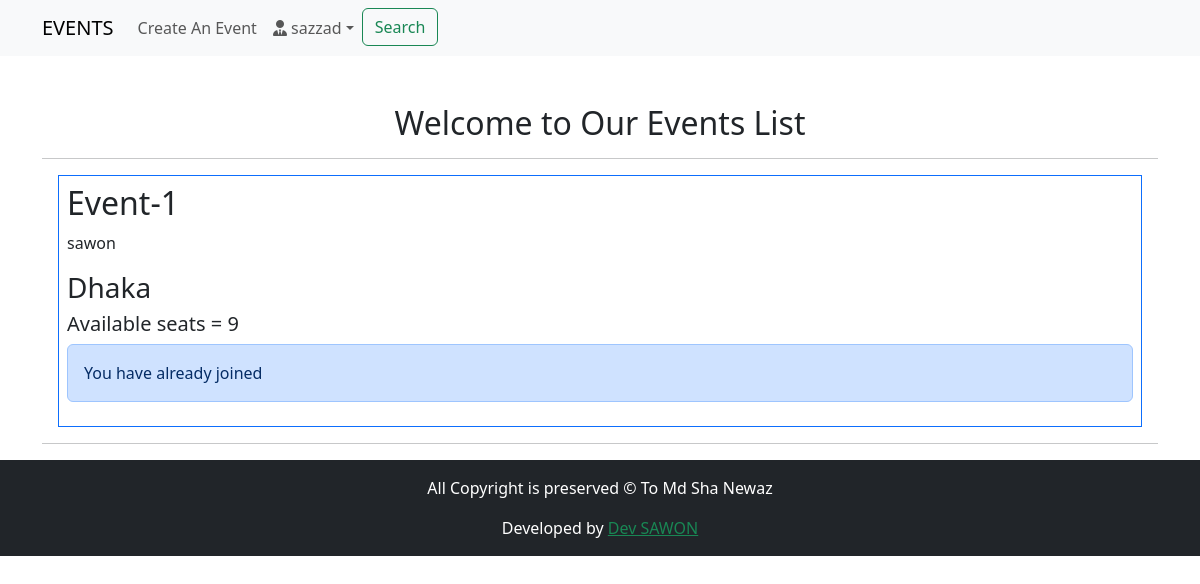
The page /event_page/1/ (signed in) on the database its author committed.
### LoginApp/models.py (models this page shows, shortened)
class User(AbstractBaseUser, PermissionsMixin):
    email = models.EmailField(unique=True, null=False)
    is_staff = models.BooleanField(
        _('staff status'),
        default = False,
        help_text = _('Designates whether the user can log in this site')
    )
    is_active = models.BooleanField(
        _('active'),
        default = True,
        help_text = _('Designate whether this user should be treated as active. Unselect this instead of deleting accounts')
    )
    USERNAME_FIELD = 'email'
    objects = MyUserMangerModel()

class ProfileModel(models.Model):
    user = models.OneToOneField(User, on_delete=models.CASCADE, related_name='profile')
    username = models.CharField(max_length=264, blank=True)
    full_name = models.CharField(max_length=264, blank=True)
    address_1 = models.TextField(max_length=300, blank=True)
    city = models.CharField(max_length=50, blank=True)
    zipcode = models.CharField(max_length=10, blank=True)
    country = models.CharField(max_length=50, blank=True)
    phone = models.CharField(max_length=20, blank=True)
    date_joined = models.DateField(auto_now_add=True)

### EventApp/models.py (models this page shows, shortened)
class EventModel(models.Model):
    user = models.ForeignKey(settings.AUTH_USER_MODEL, on_delete=models.CASCADE, related_name='event')
    title = models.CharField(max_length=500)
    description = models.CharField(max_length=2000)
    created_date = models.DateTimeField(auto_now_add=True)
    event_date = models.DateField(blank=True, null=True)
    event_time = models.TimeField(blank=True,null=True)
    location = models.CharField(max_length=100)
    slots = models.PositiveIntegerField(default=10)

### EventApp/views.py (the view, shortened to what this page needs)
# urls.py: path('event_page/<pk>/', views.event_page_view, name='event_page'),
@login_required
def event_page_view(request, pk):
    event = get_object_or_404(EventModel, pk=pk)
    slots_value = event.slots
    title = event.title
    try:
        registration = RegistrationModel.objects.get(user=request.user, event=event)
    except RegistrationModel.DoesNotExist:
        registration = None
    form = RegistrationForm()
    enroll1 = False
    enroll2 = False
    enroll3 = False
    if event.user == request.user:
        enroll1 = True
    elif RegistrationModel.objects.filter(user=request.user, event=event).exists():
        enroll2 = True
    elif slots_value == 0:
        enroll3 = True
    context= {
        'title':title,
        'event':event,
        'registration':registration,
        'form':form,
        'enroll1':enroll1,
        'enroll2':enroll2,
        'enroll3':enroll3,
    }
    return render(request, 'EventApp/event.html', context=context)

### templates/EventApp/event.html (shortened to what this page needs)
{% extends 'index.html' %}
{% load crispy_forms_tags %}
{% block body_block %}
<h2 class="mt-5 text-center">Welcome to Our Events List</h2>
<hr>
<div class="border border-primary m-3 p-2">
    <h2>{{event.title}}</h2>
    <p>{{ event.user.profile.username }}</p>
    <h3>{{event.location}}</h3>
    <h5>Available seats = {{ event.slots }}</h5>
    {% if enroll1 %}
    <div class="alert alert-success">You have created the Event</div>
    {% elif enroll2 %}
    <div class="alert alert-primary">You have already joined</div>
    {% elif enroll3 %}
    <div class="alert alert-warning">No more Registration</div>
    {% else%}
    <form method="POST">
        {{ form|crispy }}
        {% csrf_token %}
        <button class="btn btn-success btn-sm" type="submit">JOIN THE EVENT</button>
    </form>
    {% endif %}
</div>
<hr>
{% endblock %}

### templates/header.html (shortened to what this page needs)
<nav class="navbar navbar-expand-lg navbar-light bg-light">
    <div class="container">
      <a class="navbar-brand" href="{% url 'EventApp:home' %}">EVENTS</a>
      <div class="collapse navbar-collapse" id="navbarSupportedContent">
        <ul class="navbar-nav me-auto mb-2 mb-lg-0">
          <li class="nav-item">
            <a class="nav-link" href="{% url 'EventApp:create_event' %}">Create An Event</a>
          </li>
          {% if request.user.is_authenticated %}
          <li class="nav-item dropdown">
            <a class="nav-link dropdown-toggle" href="#" id="navbarDropdown" role="button" data-bs-toggle="dropdown" aria-expanded="false">
              <i class="fa-solid fa-user-tie"></i> {{ request.user.profile.username }}</a>
          </li>
          {% else %}
          <li class="nav-item">
            <a class="btn btn-primary" href="{% url 'LoginApp:login' %}">Login</a>
          </li>
          {% endif %}
          <li class="nav-item">
            <a class="btn btn-outline-success" href="{% url 'EventApp:search' %}">Search</a>
          </li>
        </ul>
      </div>
    </div>
</nav>

### rows shown on the page
User: user.profile.username "sazzad"
EventModel: title "Event-1", user.profile.username "sawon", location "Dhaka", slots "9"
